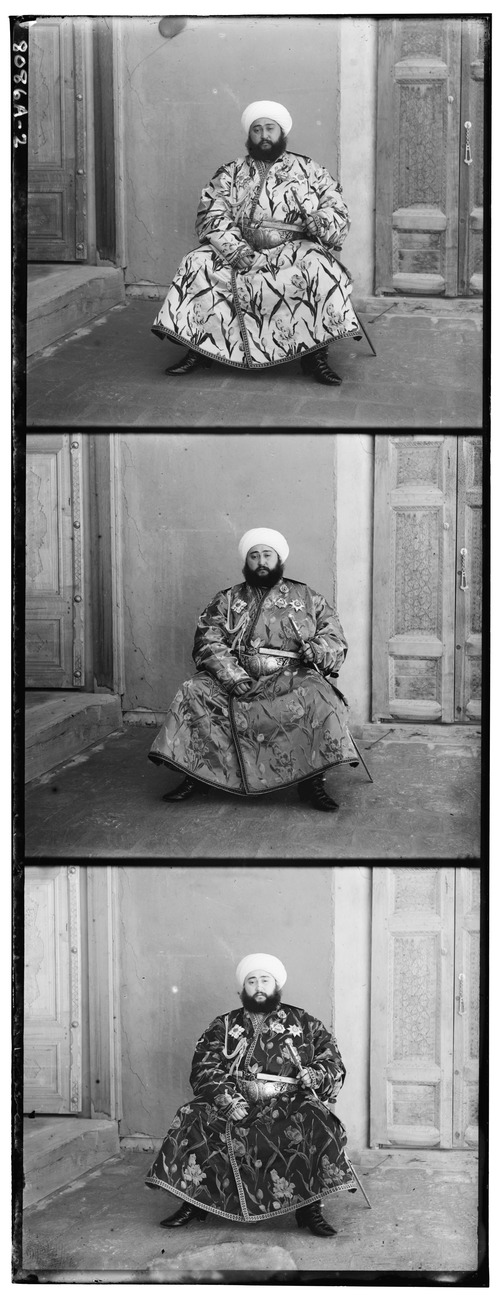
//> input picture data/images/emir.png, 500 x 1300 px
$ ./main   (built with g++ and OpenCV 4)
//> lines starting //> are read from the running program, lines starting //| are printed output that depends on the picture
//
// Created by Michał Maj on 21/06/2025.
//

#include <iostream>
#include <opencv2/core.hpp>
#include <opencv2/opencv.hpp>
#include <opencv2/highgui.hpp>
#include <opencv2/photo.hpp>
#include <filesystem>
#include <print>
#include <ranges>

class FeatureMatching {
public:
    FeatureMatching(
        const std::filesystem::path& src_path,
        int max_features = 1000,
        int min_mach_count = 10,
        int trees_number = 5,
        int number_of_checks = 5,
        float lowe_ratio = 0.95f,
        float ransac_threshold = 5.0f
    ) :
        max_features_(max_features),
        min_match_count_(min_mach_count),
        trees_number_(trees_number),
        number_of_checks_(number_of_checks),
        lowe_ratio_(lowe_ratio),
        ransac_threshold_(ransac_threshold) {
//> called with max_features = 1000, min_mach_count = 10, trees_number = 5, number_of_checks = 5, lowe_ratio = 0.95, ransac_threshold = 5
        cv::Mat img{ cv::imread(src_path.string(), cv::IMREAD_GRAYSCALE) };
//> img is the input picture: 1300 rows x 500 cols, CV_8UC1; min 0, max 255, mean 136.5

        splitImage(img);

        process();
    }

    // [36 lines left out: functions drawMatches, warpPerspective, warpedImages, not called in this run]
private:
    // Matrices for images
    cv::Mat blue_;
    cv::Mat red_;
    cv::Mat green_;

    cv::Mat blue_warped_;
    cv::Mat red_warped_;

    std::vector<cv::Mat> channels_{ 3 };

    // Matrices for descriptors
    cv::Mat descriptors1_;
    cv::Mat descriptors2_;
    cv::Mat descriptors3_;

    // Vectors for keypoints
    std::vector<cv::KeyPoint> kp1_;
    std::vector<cv::KeyPoint> kp2_;
    std::vector<cv::KeyPoint> kp3_;

    // Matrices for homography and mask
    cv::Mat homography_bg_;
    cv::Mat homography_rg_;
    cv::Mat mask_;

    // Vectors for homography
    std::vector<cv::Point2f> src_bg_pts_;
    std::vector<cv::Point2f> dst_bg_pts_;

    std::vector<cv::Point2f> src_rg_pts_;
    std::vector<cv::Point2f> dst_rg_pts_;

    // Vectors for matches and for good matches
    std::vector<std::vector<cv::DMatch>> matches_bg_;
    std::vector<cv::DMatch> good_matches_bg_;

    std::vector<std::vector<cv::DMatch>> matches_rg_;
    std::vector<cv::DMatch> good_matches_rg_;

    // Configuration variables
    int max_features_{};
    int min_match_count_{};
    int trees_number_{};
    int number_of_checks_{};
    float lowe_ratio_{};
    float ransac_threshold_{};

    void process() {
        findKeyPointsAndDescriptors();
        matchFeatures();
        findGoodMatches();
        auto check{ fillSrcDst() };
        if (!check) {
            return;
        }
        findHomography();
        warpPerspectives();
    }

    void splitImage(const cv::Mat& img) {
        int width = img.cols;
//> width = 500
        int height = img.rows;
//> height = 1300

        int channel_height = height / 3;
//> channel_height = 433
        int last_channel_height = height - 2 * channel_height;
//> last_channel_height = 434

        blue_ = channels_[0] = img(cv::Rect(0, 0, width, channel_height));
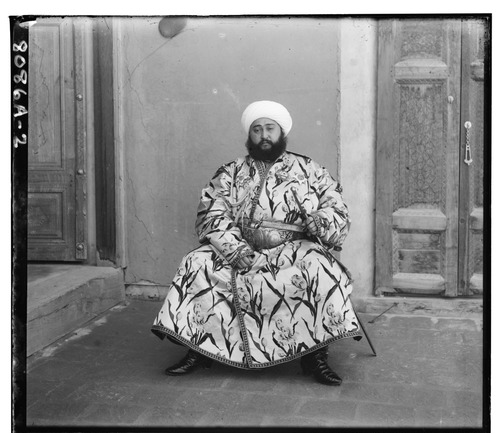
//> blue_: 433 rows x 500 cols, CV_8UC1; min 0, max 255, mean 135
        green_ = channels_[1] = img(cv::Rect(0, channel_height, width, channel_height));
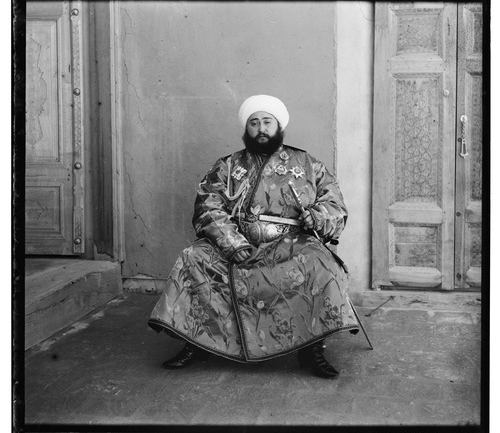
//> green_: 433 rows x 500 cols, CV_8UC1; min 0, max 255, mean 124.6
        red_ = channels_[2] = img(cv::Rect(0, 2 * channel_height, width, last_channel_height));
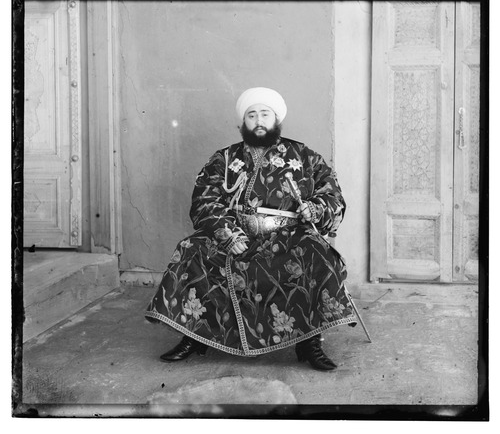
//> red_: 434 rows x 500 cols, CV_8UC1; min 0, max 255, mean 149.7
    }

    void findKeyPointsAndDescriptors() {
        cv::Ptr<cv::SIFT> sift{ cv::SIFT::create(max_features_) };
        sift->detectAndCompute(blue_, cv::Mat{}, kp1_, descriptors1_);
//> kp1_ = 1000 keypoints; strongest (x, y, size): (20, 127, 2), (24, 136, 2.5), (24, 82, 2.5), (16, 115, 2.2)
        sift->detectAndCompute(green_, cv::Mat{}, kp2_, descriptors2_);
//> kp2_ = 1000 keypoints; strongest (x, y, size): (345, 217, 2.8), (328, 244, 2.6), (275, 223, 2.1), (335, 242, 4.3)
        sift->detectAndCompute(red_, cv::Mat{}, kp3_, descriptors3_);
//> kp3_ = 1000 keypoints; strongest (x, y, size): (74, 417, 1.9), (487, 419, 3.1), (289, 175, 4), (343, 210, 3)
    }

    void matchFeatures() {
        descriptors1_.convertTo(descriptors1_, CV_32F);
        descriptors2_.convertTo(descriptors2_, CV_32F);
        descriptors3_.convertTo(descriptors3_, CV_32F);

        cv::FlannBasedMatcher macher{
          new cv::flann::KDTreeIndexParams(trees_number_),
          new cv::flann::SearchParams(number_of_checks_)
        };
        macher.knnMatch(descriptors1_, descriptors2_, matches_bg_, 2);
//> matches_bg_ = 1000 matches
        macher.knnMatch(descriptors3_, descriptors2_, matches_rg_, 2);
//> matches_rg_ = 1000 matches
    }

    void findGoodMatches() {
//> (the run ends here: the program needs code that is not available in this run, at `good_matches_bg_ = matches_bg_ |`)
